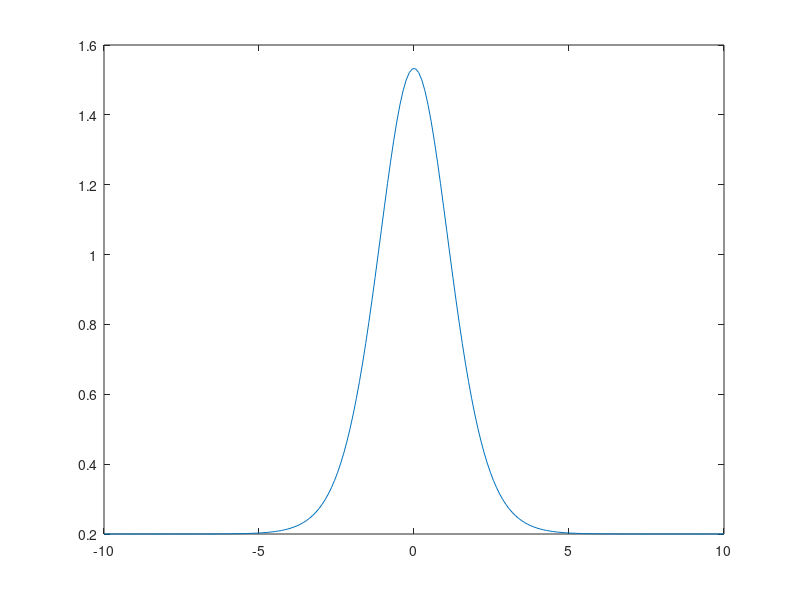

Reproduce this figure in MATLAB.
fitfun = @(p, xdata) p(3) + p(4)*4*csch((xdata - p(2))/p(1)).^2.*(-1 + ((xdata - p(2))/p(1)).*coth((xdata - p(2))/p(1)));

x = linspace(-10,10,200);
fit_params = [1 0 0.2 1];

func_results = fitfun(fit_params, x);
plot(x,func_results)